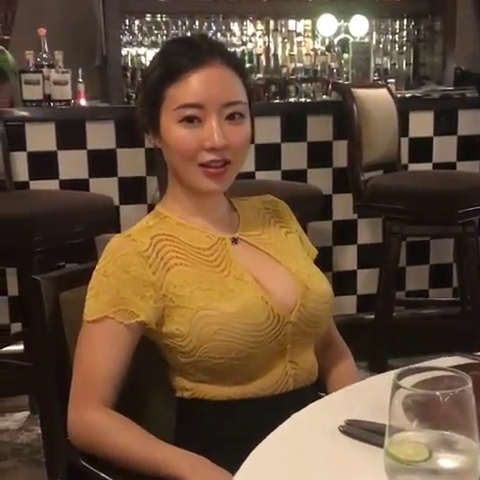
#> input picture frame 43 of resource/video/girl.mp4, 480 x 480 px
$ python modifyVideoChannel.py
#> lines starting #> are read from the running program, lines starting #| are printed output that depends on the picture; after the words box and inside, x2 and y2 are one past the last pixel; in counts of white or black regions, pixels touching at a corner belong together
import cv2 as cv
import numpy as np

#色彩空间转换，利用inrange函数过滤视频中的颜色，实现跟踪某一颜色

def nextrace_object_demo():
    capture = cv.VideoCapture("../resource/video/girl.mp4")
    while True:
        ret,frame = capture.read()
#> frame is the input picture: shape (480, 480, 3); mean B, G, R 58.7, 79.4, 102.6
        if ret == False:
            break
        hsv = cv.cvtColor(frame,cv.COLOR_BGR2HSV)#转换色彩空间为hsv
#> hsv: shape (480, 480, 3); mean H, S, V 14.9, 110.8, 102.7
        #设置白色的范围，跟踪视频中的白色
        lower_hsv = np.array([0, 0, 51])#设置过滤的颜色的低值
        upper_hsv = np.array([180, 250, 255])#设置过滤的颜色的高值
        #调节图像颜色信息（H）、饱和度（S）、亮度（V）区间，选择白色区域
        mask = cv.inRange(hsv, lower_hsv, upper_hsv)
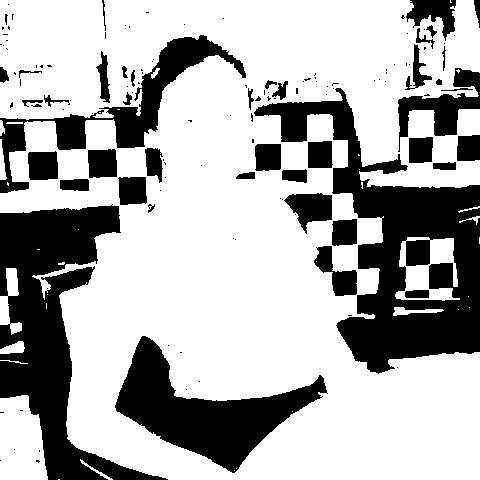
#> mask: shape (480, 480); 68.9% white; 133 black regions (89 under 20 px), largest, box (x1, y1, x2, y2) and area: (254, 88, 480, 374) 21995, (0, 204, 168, 480) 17760, (115, 336, 328, 473) 10747
        cv.imshow("video", frame)
        cv.imshow("mask", mask)
        if cv.waitKey(50) & 0xFF == ord('q'):
#> (key q is pressed here)
            break

nextrace_object_demo()
cv.waitKey(0)
cv.destroyAllWindows()

'''
HSV色彩空间说明：
H：0-180  S: 0-255 V： 0-255
'''

$ run again, starting later in the video
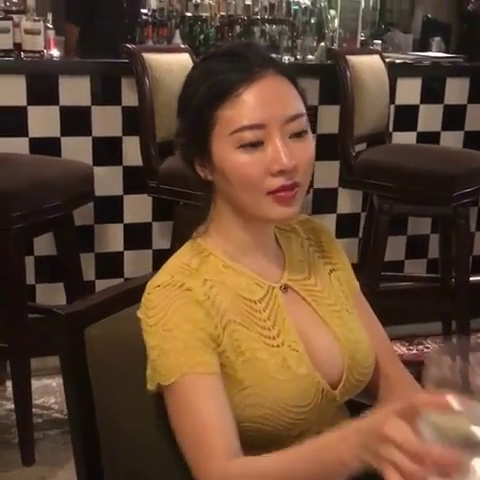
#> input picture frame 197 of resource/video/girl.mp4, 480 x 480 px
#> in nextrace_object_demo, frame is the input picture: shape (480, 480, 3); mean B, G, R 50.9, 72.2, 100
#> hsv: shape (480, 480, 3); mean H, S, V 15.6, 121.1, 100
#> in nextrace_object_demo, `mask = cv.inRange(hsv, lower_hsv, upper_hsv)`:
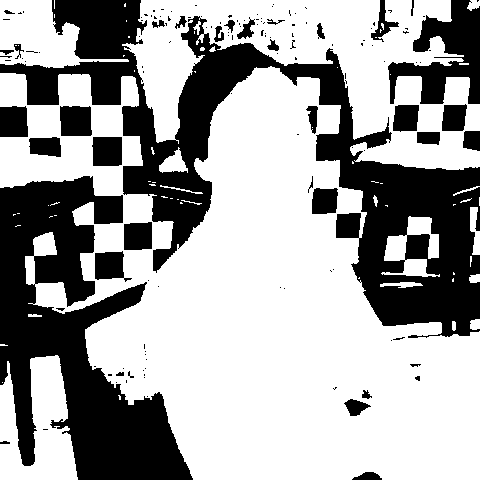
#> mask: shape (480, 480); 64.1% white; 142 black regions (107 under 20 px), largest, box (x1, y1, x2, y2) and area: (0, 0, 480, 338) 40604, (0, 176, 193, 480) 27928, (388, 0, 480, 104) 4757

$ run again, starting later in the video
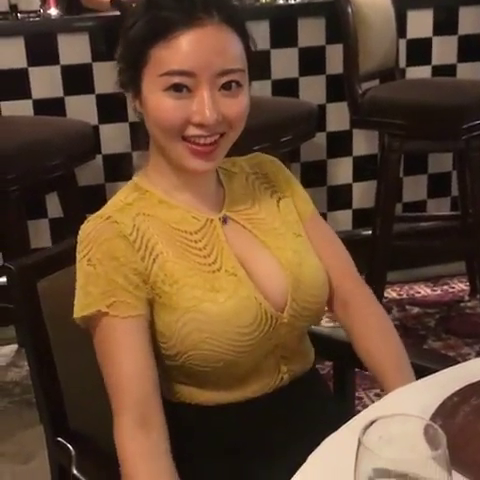
#> input picture frame 351 of resource/video/girl.mp4, 480 x 480 px
#> in nextrace_object_demo, frame is the input picture: shape (480, 480, 3); mean B, G, R 49.6, 72.4, 99.9
#> hsv: shape (480, 480, 3); mean H, S, V 14.8, 128.4, 99.9
#> in nextrace_object_demo, `mask = cv.inRange(hsv, lower_hsv, upper_hsv)`:
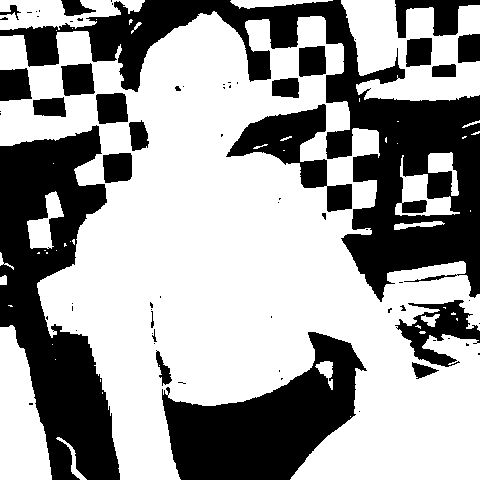
#> mask: shape (480, 480); 62% white; 71 black regions (45 under 20 px), largest, box (x1, y1, x2, y2) and area: (0, 0, 480, 302) 32333, (0, 125, 120, 480) 22856, (162, 332, 367, 480) 15561
